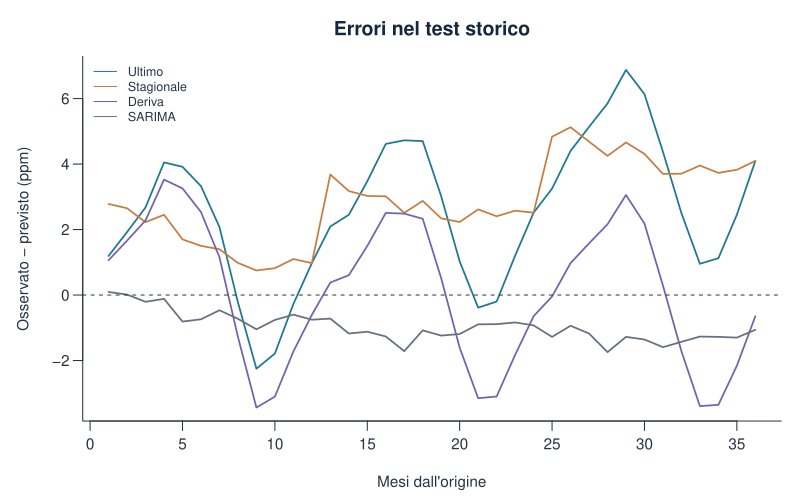

Reproduce this figure in R.
errori <- sapply(pred,function(p) as.numeric(test)-p)
stile_grafico()
matplot(1:h,errori,type="l",lty=1,col=palette_geo,lwd=1.7,
  xlab="Mesi dall'origine",ylab="Osservato - previsto (ppm)",main="Errori nel test storico")
abline(h=0,lty=2)
legend("topleft",names(pred),col=palette_geo,lty=1,bty="n",cex=.8)
